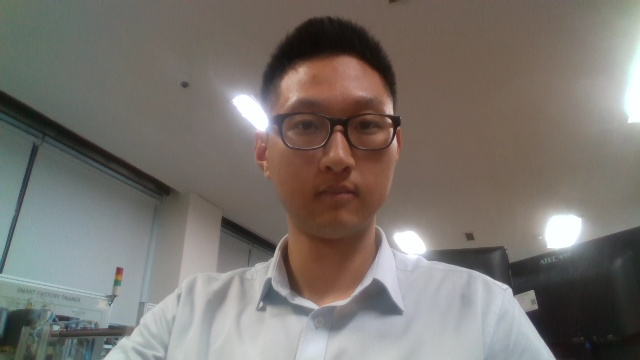
#> input picture class01/mini-project/02_Gong&Lee/images/Gong.jpg, 640 x 360 px, given in place of the camera
$ python project1_CHJ.py
#> lines starting #> are read from the running program, lines starting #| are printed output that depends on the picture; after the words box and inside, x2 and y2 are one past the last pixel; in counts of white or black regions, pixels touching at a corner belong together
import cv2
import numpy as np

# 카메라 열기
cap = cv2.VideoCapture(0)

while True:
    # 프레임 읽기
    ret, frame = cap.read()
#> frame is the input picture: shape (360, 640, 3); mean B, G, R 109.6, 115.1, 120.8

    # Circle Detection
    gray = cv2.cvtColor(frame, cv2.COLOR_BGR2GRAY)
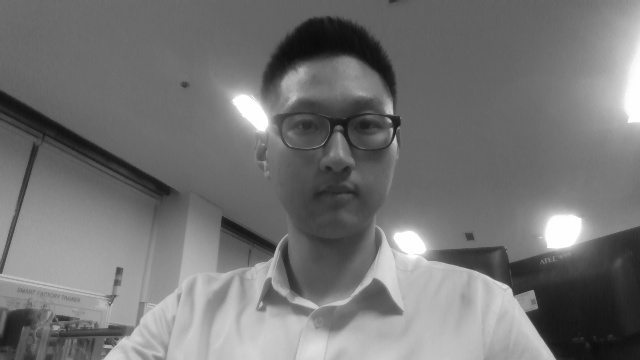
#> gray: shape (360, 640); min 10, max 255, mean 116.2
    circles = cv2.HoughCircles(
        gray, cv2.HOUGH_GRADIENT, dp=1, minDist=50, param1=50, param2=30, minRadius=10, maxRadius=100
    )
#> circles = 17 rows, first 8: [99.5, 253.5, 93.9], [326.5, 87.5, 68.3], [295.5, 153.5, 99.4], [332.5, 219.5, 90.6], [279.5, 224.5, 99.4], [206.5, 279.5, 64.1], [59.5, 213.5, 78.5], [334.5, 272.5, 60.8]

    if circles is not None:
        circles = np.uint16(np.around(circles))
#> circles = 17 rows, first 8: [100, 254, 94], [326, 88, 68], [296, 154, 99], [332, 220, 91], [280, 224, 99], [206, 280, 64], [60, 214, 78], [334, 272, 61]
        for i in circles[0, :]:
            cv2.circle(frame, (i[0], i[1]), i[2], (0, 255, 0), 2)
#> this loop made 17 passes
#> i on passes 1 to 12: [100, 254, 94], [326, 88, 68], [296, 154, 99], [332, 220, 91], [280, 224, 99], [206, 280, 64], [60, 214, 78], [334, 272, 61], [68, 316, 33], [368, 144, 31], [14, 314, 38], [274, 324, 38]
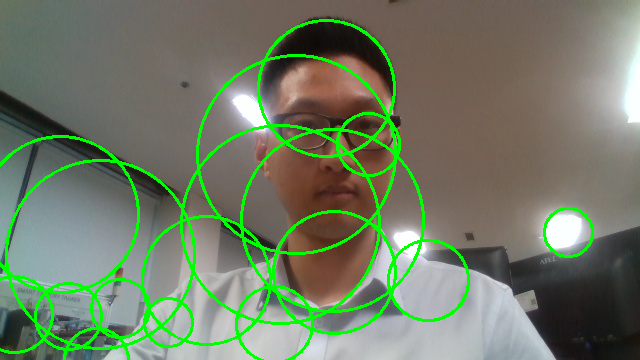
#> frame: shape (360, 640, 3); 6.92% of pixels changed, all inside (x1, y1, x2, y2) = (0, 19, 594, 360)

    # Line Detection
    edges = cv2.Canny(frame, 50, 150)
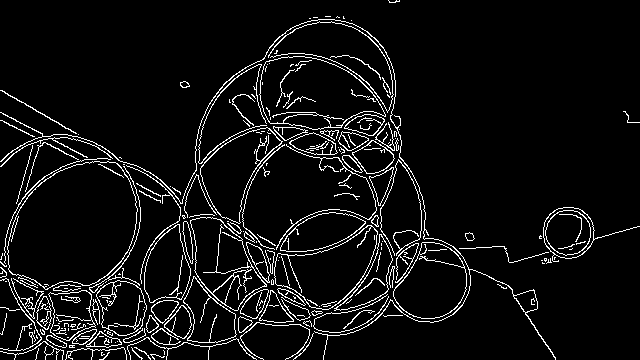
#> edges: shape (360, 640); 6.3% white in thin lines or dots
    lines = cv2.HoughLines(edges, 1, np.pi / 180, threshold=100)
#> lines = 60 rows, first 8: [98, 2.06], [76, 2.11], [79, 2.08], [77, 2.09], [393, 1.29], [100, 2.04], [345, 1.38], [102, 2.02]

    if lines is not None:
        for line in lines:
            rho, theta = line[0]
            a, b = np.cos(theta), np.sin(theta)
            x0, y0 = a * rho, b * rho
            x1, y1 = int(x0 + 1000 * (-b)), int(y0 + 1000 * (a))
            x2, y2 = int(x0 - 1000 * (-b)), int(y0 - 1000 * (a))
            cv2.line(frame, (x1, y1), (x2, y2), (0, 0, 255), 2)
#> this loop made 60 passes
#> (rho, theta, a, b, x0, y0, x1, y1) on passes 1 to 12: (98, 2.06, -0.469, 0.883, -46.01, 86.53, -928, -382), (76, 2.11, -0.515, 0.857, -39.14, 65.14, -896, -449), (79, 2.08, -0.485, 0.875, -38.3, 69.09, -912, -415), (77, 2.09, -0.5, 0.866, -38.5, 66.68, -904, -433), (393, 1.29, 0.276, 0.961, 108.3, 377.8, -852, 653), (100, 2.04, -0.454, 0.891, -45.4, 89.1, -936, -364), (345, 1.38, 0.191, 0.982, 65.83, 338.7, -915, 529), (102, 2.02, -0.438, 0.899, -44.71, 91.68, -943, -346), (291, 1.61, -0.0349, 0.999, -10.16, 290.8, -1009, 255), (347, 1.38, 0.191, 0.982, 66.21, 340.6, -915, 531), (109, 2.01, -0.423, 0.906, -46.07, 98.79, -952, -323), (286, 0.925, 0.602, 0.799, 172.1, 228.4, -626, 830)
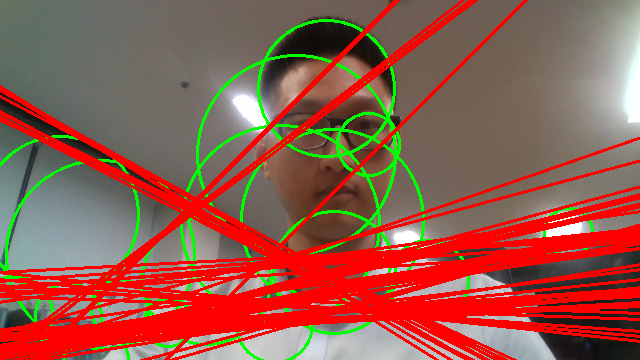
#> frame: shape (360, 640, 3); mean B, G, R 74.8, 88.6, 149.4

    # Canny Edge Detection
    edges_canny = cv2.Canny(frame, 100, 200)
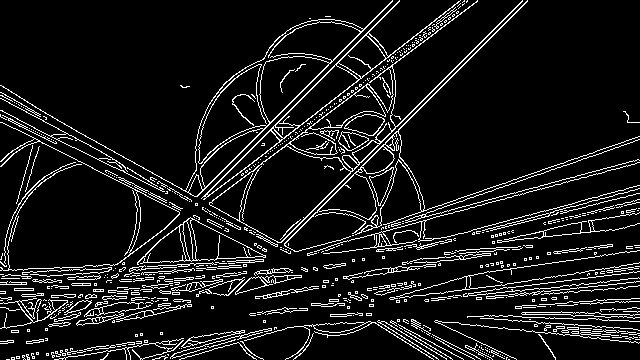
#> edges_canny: shape (360, 640); 9.7% white in thin lines or dots

    # 화면에 출력
    cv2.imshow('Circle Detection', frame)
    cv2.imshow('Line Detection', edges)
    cv2.imshow('Canny Edge Detection', edges_canny)

    # 'q' 키를 누르면 종료
    if cv2.waitKey(1) & 0xFF == ord('q'):
#> (key q is pressed here)
        break

# 종료 시 카메라 해제 및 창 닫기
cap.release()
cv2.destroyAllWindows()

$ run again, on class01/mini-project/02_Gong&Lee/images/Lee.jpg
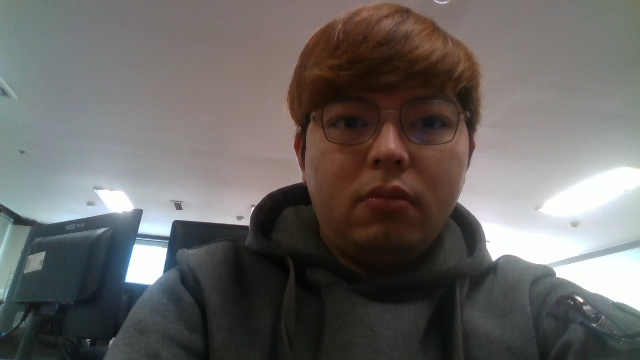
#> input picture class01/mini-project/02_Gong&Lee/images/Lee.jpg, 640 x 360 px, given in place of the camera
#> frame is the input picture: shape (360, 640, 3); mean B, G, R 99.5, 101.7, 104.8
#> `circles = cv2.HoughCircles( gray, cv2.HOUGH_GRADIENT, dp=1, minDist=50..`: circles = 15 rows, first 8: [380.5, 97.5, 91.7], [80.5, 264.5, 79.6], [377.5, 187.5, 76.1], [432.5, 91.5, 53.2], [374.5, 43.5, 38.6], [426.5, 143.5, 46.3], [344.5, 144.5, 43.6], [427.5, 247.5, 55.3]
#> `circles = np.uint16(np.around(circles))`: circles = 15 rows, first 8: [380, 98, 92], [80, 264, 80], [378, 188, 76], [432, 92, 53], [374, 44, 39], [426, 144, 46], [344, 144, 44], [428, 248, 55]
#> the loop `for i in circles[0, :]:` made 15 passes
#> `edges = cv2.Canny(frame, 50, 150)`:
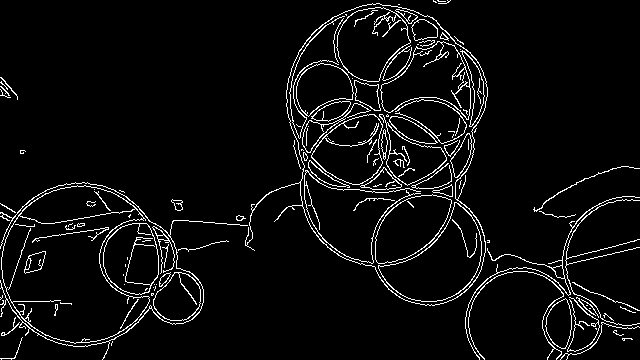
#> edges: shape (360, 640); 5.1% white in thin lines or dots
#> lines = [[241, 1.41], [325, 0.785], [228, 1.41], [324, 0.82], [328, 0.75], [320, 0.838]]
#> the loop `for line in lines:` made 6 passes
#> (rho, theta, a, b, x0, y0, x1, y1) on passes 1 to 6: (241, 1.41, 0.156, 0.988, 37.7, 238, -949, 394), (325, 0.785, 0.707, 0.707, 229.8, 229.8, -477, 936), (228, 1.41, 0.156, 0.988, 35.67, 225.2, -952, 381), (324, 0.82, 0.682, 0.731, 221, 237, -510, 918), (328, 0.75, 0.731, 0.682, 239.9, 223.7, -442, 955), (320, 0.838, 0.669, 0.743, 214.1, 237.8, -529, 906)
#> `edges_canny = cv2.Canny(frame, 100, 200)`:
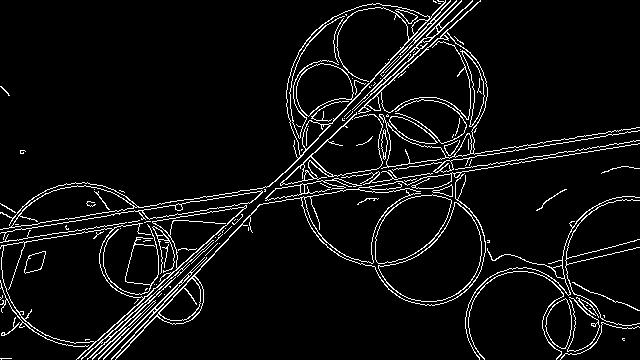
#> edges_canny: shape (360, 640); 6.1% white in thin lines or dots

$ run again, on class01/mini-project/02_Gong&Lee/images/Shin.jpg
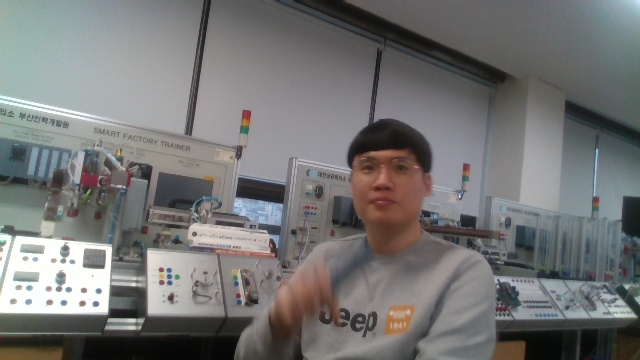
#> input picture class01/mini-project/02_Gong&Lee/images/Shin.jpg, 640 x 360 px, given in place of the camera
#> frame is the input picture: shape (360, 640, 3); mean B, G, R 116.2, 116.8, 116.8
#> `circles = cv2.HoughCircles( gray, cv2.HOUGH_GRADIENT, dp=1, minDist=50..`: circles = 39 rows, first 8: [399.5, 248.5, 99.4], [193.5, 192.5, 95], [344.5, 264.5, 92.8], [138.5, 205.5, 77.4], [451.5, 269.5, 77.4], [553.5, 204.5, 93.9], [183.5, 266.5, 67.5], [253.5, 229.5, 53.2]
#> `circles = np.uint16(np.around(circles))`: circles = 39 rows, first 8: [400, 248, 99], [194, 192, 95], [344, 264, 93], [138, 206, 77], [452, 270, 77], [554, 204, 94], [184, 266, 68], [254, 230, 53]
#> the loop `for i in circles[0, :]:` made 39 passes
#> `edges = cv2.Canny(frame, 50, 150)`:
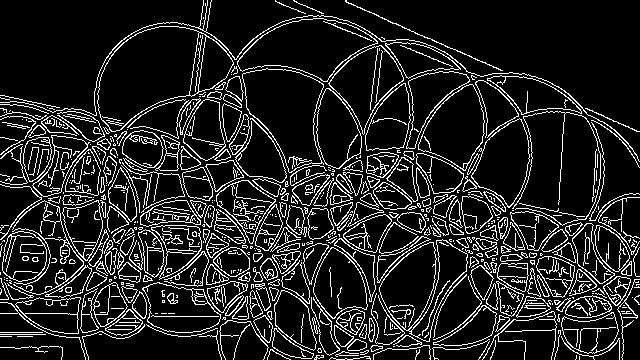
#> edges: shape (360, 640); 13.6% white in thin lines or dots
#> lines = 2127 rows, first 8: [99, 1.76], [189, 1.69], [233, 1.66], [89, 1.88], [101, 1.76], [103, 1.83], [107, 1.76], [316, 1.57]
#> the loop `for line in lines:` made 2127 passes
#> (rho, theta, a, b, x0, y0, x1, y1) on passes 1 to 3: (99, 1.76, -0.191, 0.982, -18.89, 97.18, -1000, -93), (189, 1.69, -0.122, 0.993, -23.03, 187.6, -1015, 65), (233, 1.66, -0.0872, 0.996, -20.31, 232.1, -1016, 144)
#> `edges_canny = cv2.Canny(frame, 100, 200)`:
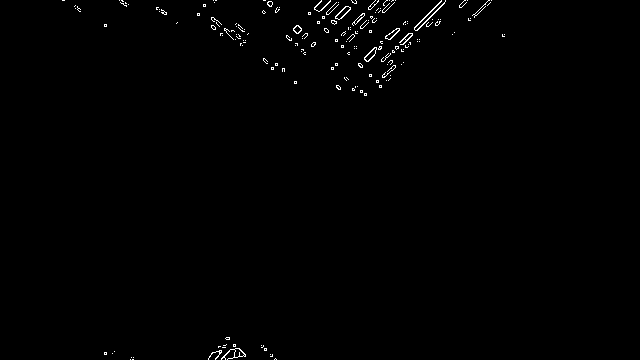
#> edges_canny: shape (360, 640); 0.66% white in thin lines or dots, all inside (x1, y1, x2, y2) = (62, 0, 505, 360)
